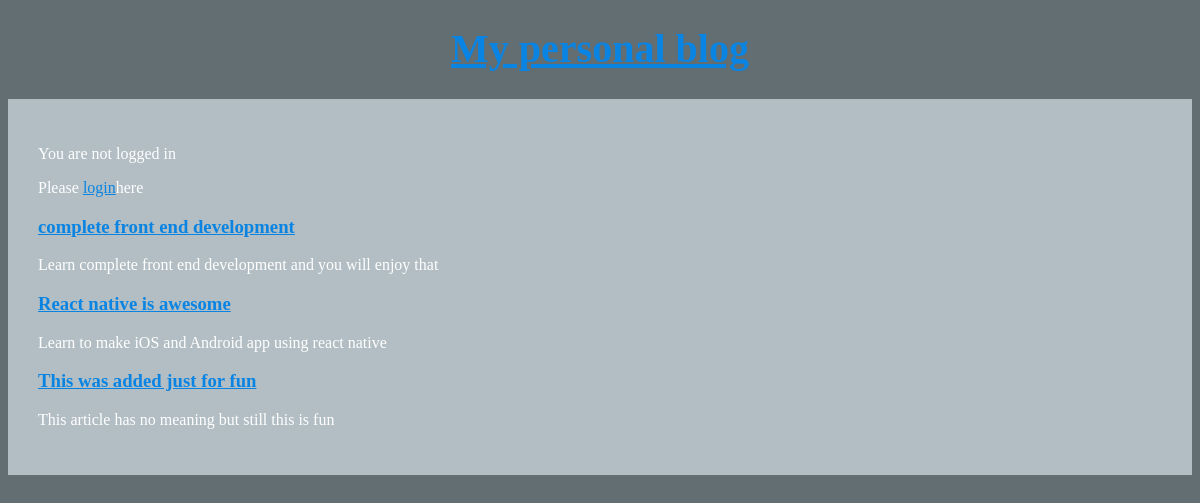
The page / on the database its author committed.
### articles/models.py (models this page shows, shortened)
class Article(models.Model):
  author = models.ForeignKey(
    'auth.User',
    on_delete=models.CASCADE,
  )
  title = models.CharField(max_length=200)
  text = models.TextField()

### articles/views.py (the view)
# urls.py: path('', views.ArticleListView.as_view(), name='home'),
class ArticleListView(ListView):
  model = Article
  template_name = 'home.html'

### templates/home.html
{% extends 'base.html' %}
{% block content %}
{% for arti in object_list %}
  <div class="article">
    <h3><a href="{% url 'article_page' arti.pk %}">{{ arti.title }}</a></h3>
    <p>{{ arti.text }}</p>
  </div>
{% endfor %}
{% endblock content%}

### templates/base.html (shortened to what this page needs)
{% load staticfiles %}
<!DOCTYPE html>
<html lang="en">
<head>
  <link rel="stylesheet" href="{% static 'css/basestyles.css' %}">
</head>
<body>
  <header>
    <h1><a href="/">My personal blog</a></h1>
  </header>
  <div class="container">
    {% if user.is_authenticated %}
      <p>You are logged in</p>
      <p>Hey there: {{user.username}}, Howdy</p>
      <p>Please  <a href="{%  url 'logout' %}">Logout</a>Here</p>
    {% else %}
      <p>You are not logged in</p>
      <p>Please <a href="{% url 'login' %}">login</a>here</p>
    {% endif %}
    {% block content %}
    {% endblock content %}
  </div>
</body>
</html>

### static/css/basestyles.css (style rules this page uses)
body { background-color: #636e72; color: #FFF; }
h1 { font-size: 2.5rem; text-align: center; margin-top: 25px; }
a { color: #0984e3; }
.container { margin-top: 20px; background-color: #b2bec3; padding: 30px; }

### rows shown on the page
Article: title "complete front end development", text "Learn complete front end development and you will enjoy that"
Article: title "React native is awesome", text "Learn to make iOS and Android app using react native"
Article: title "This was added just for fun", text "This article has no meaning but still this is fun"
